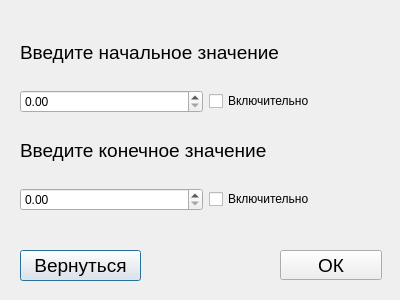
<?xml version="1.0" encoding="UTF-8"?>
<ui version="4.0">
 <class>dimensionalEdit</class>
 <widget class="QDialog" name="dimensionalEdit">
  <property name="geometry">
   <rect>
    <x>0</x>
    <y>0</y>
    <width>400</width>
    <height>300</height>
   </rect>
  </property>
  <property name="minimumSize">
   <size>
    <width>400</width>
    <height>300</height>
   </size>
  </property>
  <property name="maximumSize">
   <size>
    <width>400</width>
    <height>300</height>
   </size>
  </property>
  <property name="windowTitle">
   <string>Размерное значение</string>
  </property>
  <widget class="QPushButton" name="button_goBack_dimensionalEdit">
   <property name="geometry">
    <rect>
     <x>20</x>
     <y>250</y>
     <width>121</width>
     <height>31</height>
    </rect>
   </property>
   <property name="font">
    <font>
     <pointsize>14</pointsize>
    </font>
   </property>
   <property name="text">
    <string>Вернуться</string>
   </property>
  </widget>
  <widget class="QPushButton" name="button_ok_dimensionalEdit">
   <property name="geometry">
    <rect>
     <x>280</x>
     <y>250</y>
     <width>102</width>
     <height>30</height>
    </rect>
   </property>
   <property name="font">
    <font>
     <pointsize>14</pointsize>
    </font>
   </property>
   <property name="text">
    <string>ОК</string>
   </property>
  </widget>
  <widget class="QWidget" name="layoutWidget">
   <property name="geometry">
    <rect>
     <x>20</x>
     <y>20</y>
     <width>371</width>
     <height>191</height>
    </rect>
   </property>
   <layout class="QVBoxLayout" name="verticalLayout">
    <item>
     <layout class="QGridLayout" name="gridLayout">
      <item row="0" column="0" colspan="2">
       <widget class="QLabel" name="label">
        <property name="font">
         <font>
          <pointsize>14</pointsize>
         </font>
        </property>
        <property name="text">
         <string>Введите начальное значение</string>
        </property>
       </widget>
      </item>
      <item row="1" column="0">
       <widget class="QDoubleSpinBox" name="spinBox_start_dimensionalEdit">
        <property name="maximum">
         <double>999999999.000000000000000</double>
        </property>
        <property name="singleStep">
         <double>0.100000000000000</double>
        </property>
       </widget>
      </item>
      <item row="1" column="1">
       <widget class="QCheckBox" name="check_MinValue_dimensionalEdit">
        <property name="text">
         <string>Включительно</string>
        </property>
       </widget>
      </item>
     </layout>
    </item>
    <item>
     <layout class="QGridLayout" name="gridLayout_2">
      <item row="0" column="0" colspan="2">
       <widget class="QLabel" name="label_2">
        <property name="font">
         <font>
          <pointsize>14</pointsize>
         </font>
        </property>
        <property name="text">
         <string>Введите конечное значение</string>
        </property>
       </widget>
      </item>
      <item row="1" column="0">
       <widget class="QDoubleSpinBox" name="spinBox_end_dimensionalEdit">
        <property name="maximum">
         <double>999999999.000000000000000</double>
        </property>
        <property name="singleStep">
         <double>0.100000000000000</double>
        </property>
       </widget>
      </item>
      <item row="1" column="1">
       <widget class="QCheckBox" name="check_MaxValue_dimensionalEdit">
        <property name="text">
         <string>Включительно</string>
        </property>
       </widget>
      </item>
     </layout>
    </item>
   </layout>
  </widget>
 </widget>
 <resources/>
 <connections/>
</ui>
